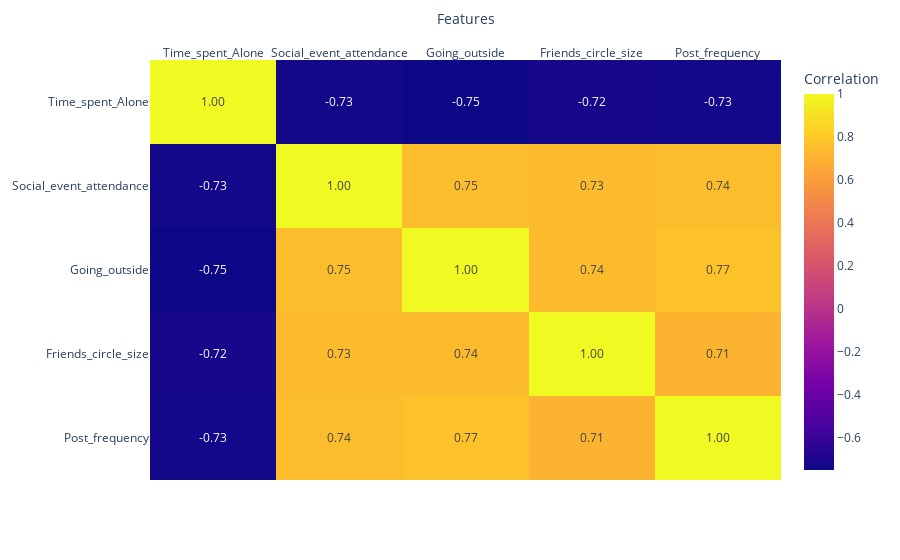

Source (notebook cell):
### Markdown cell above
### Correlation Heatmap

Using the correlation heatmap, we can see that the features with the lowest positive correlation are friend circle size and post frequency. This makes sense as social media participation is not necessarily an introverted nor extroverted activity. It is still a strong correlation, where those with larger friend circle sizes tend to post more to interact with their friends. However, more introverted individuals may have similar rates of post frequency due to activity on larger forums or social media, without having a large friend circle size. This may explain the presence of outliers in the post frequency boxplot above.

### Code cell
import plotly.express as px
fig = px.imshow(
    ea_df[numericals].corr(),
    labels=dict(x="Features", color="Correlation"),
    x=numericals,
    y=numericals,
    text_auto='.2f',
    aspect="auto"
)
fig.update_xaxes(side="top")
# fig.show()

### Figure 1 — Plotly figure (JSON) as saved in the notebook; plotly's stock layout.template omitted (floating-point values rounded to 4 significant figures)
{"data": [{"coloraxis": "coloraxis", "hovertemplate": "Features: %{x}<br>y: %{y}<br>Correlation: %{z}<extra></extra>", "name": "0", "texttemplate": "%{z:.2f}", "type": "heatmap", "x": ["Time_spent_Alone", "Social_event_attendance", "Going_outside", "Friends_circle_size", "Post_frequency"], "xaxis": "x", "y": ["Time_spent_Alone", "Social_event_attendance", "Going_outside", "Friends_circle_size", "Post_frequency"], "yaxis": "y", "z": [[1.0, -0.733, -0.7508, -0.7172, -0.7326], [-0.733, 1.0, 0.7478, 0.7348, 0.7446], [-0.7508, 0.7478, 1.0, 0.7364, 0.7708], [-0.7172, 0.7348, 0.7364, 1.0, 0.7079], [-0.7326, 0.7446, 0.7708, 0.7079, 1.0]]}], "layout": {"coloraxis": {"colorbar": {"title": {"text": "Correlation"}}, "colorscale": [[0, "#0d0887"], [0.1111, "#46039f"], [0.2222, "#7201a8"], [0.3333, "#9c179e"], [0.4444, "#bd3786"], [0.5556, "#d8576b"], [0.6667, "#ed7953"], [0.7778, "#fb9f3a"], [0.8889, "#fdca26"], [1, "#f0f921"]]}, "margin": {"t": 60}, "xaxis": {"anchor": "y", "domain": [0, 1], "side": "top", "title": {"text": "Features"}}, "yaxis": {"anchor": "x", "autorange": "reversed", "domain": [0, 1]}}}
